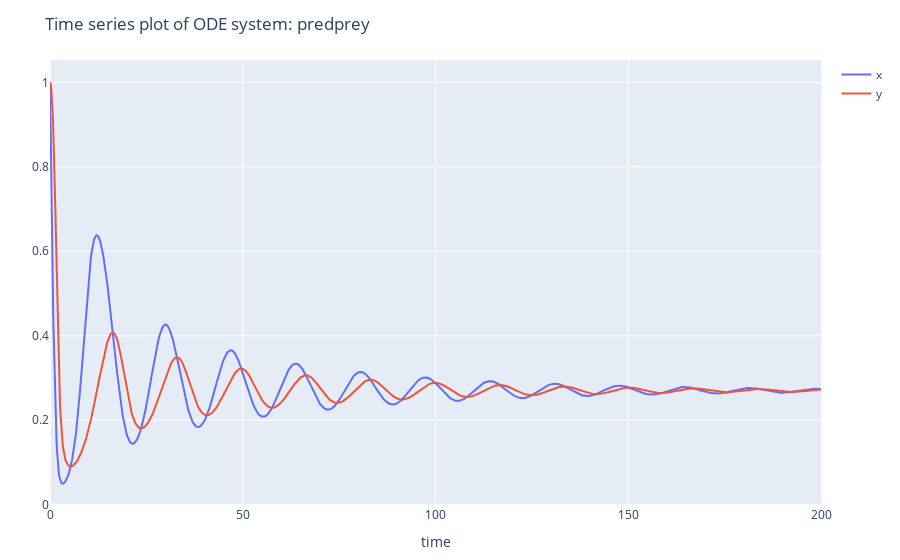

Source (notebook cell):
### Markdown cell above
We can isolate a periodic orbit by varying b between 0.1 and 0.5, passing the "b" parameter is as simple as passing it to the plot_ode function, shown below.

### Code cell
t = 0:0.1:200
u0 = [1 1]

plot_ode(predprey, u0, t, labels=["x" "y"], b=0.3)

### Figure 1 — Plotly figure (JSON) as saved in the notebook; plotly's stock layout.template omitted (floating-point values rounded to 4 significant figures; data arrays with more than 128 entries replaced by an {"elided": "..."} marker saying what was removed)
{"data": [{"mode": "lines", "name": "x", "showlegend": true, "type": "scatter", "x": {"elided": "2001 float values"}, "y": {"elided": "2001 float values"}}, {"mode": "lines", "name": "y", "showlegend": true, "type": "scatter", "x": {"elided": "2001 float values"}, "y": {"elided": "2001 float values"}}], "layout": {"b": 0.3, "margin": {"b": 50, "l": 50, "r": 50, "t": 60}, "title": "Time series plot of ODE system: predprey", "xaxis": {"title": {"text": "time"}}}}
